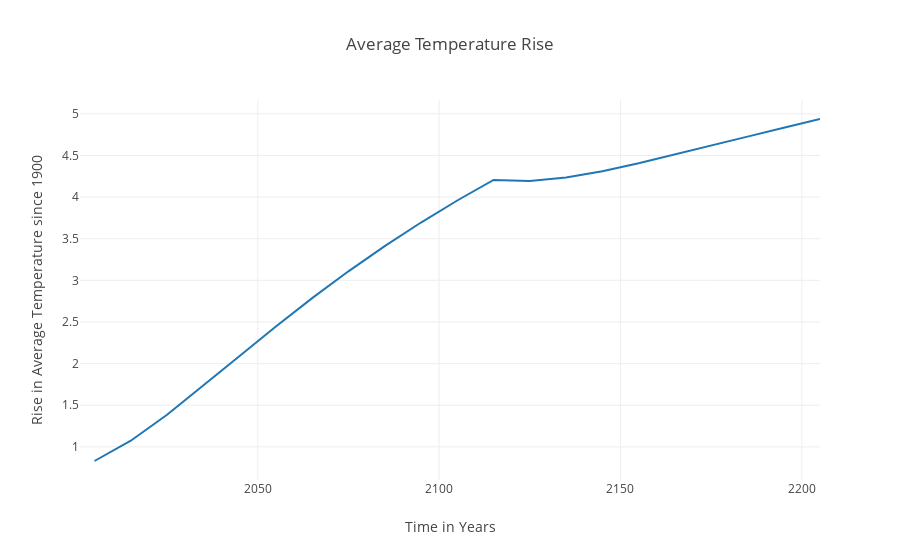

This figure's notebook cell:
### Code cell
plot_temp_change(20)

### Figure 1 — Plotly figure (JSON) as saved in the notebook; plotly's stock layout.template omitted (floating-point values rounded to 4 significant figures)
{"data": [{"type": "scatter", "x": ["2005-01-01T00:00:00", "2015-01-01T00:00:00", "2025-01-01T00:00:00", "2035-01-01T00:00:00", "2045-01-01T00:00:00", "2055-01-01T00:00:00", "2065-01-01T00:00:00", "2075-01-01T00:00:00", "2085-01-01T00:00:00", "2095-01-01T00:00:00", "2105-01-01T00:00:00", "2115-01-01T00:00:00", "2125-01-01T00:00:00", "2135-01-01T00:00:00", "2145-01-01T00:00:00", "2155-01-01T00:00:00", "2165-01-01T00:00:00", "2175-01-01T00:00:00", "2185-01-01T00:00:00", "2195-01-01T00:00:00", "2205-01-01T00:00:00"], "y": [0.83, 1.074, 1.386, 1.733, 2.092, 2.446, 2.786, 3.108, 3.411, 3.694, 3.959, 4.206, 4.194, 4.236, 4.311, 4.406, 4.51, 4.618, 4.726, 4.833, 4.938]}], "layout": {"title": {"text": "Average Temperature Rise"}, "xaxis": {"range": ["2001-01-01T00:00:00", "2205-01-01T00:00:00"], "title": {"text": "Time in Years"}}, "yaxis": {"title": {"text": "Rise in Average Temperature since 1900"}}}}
